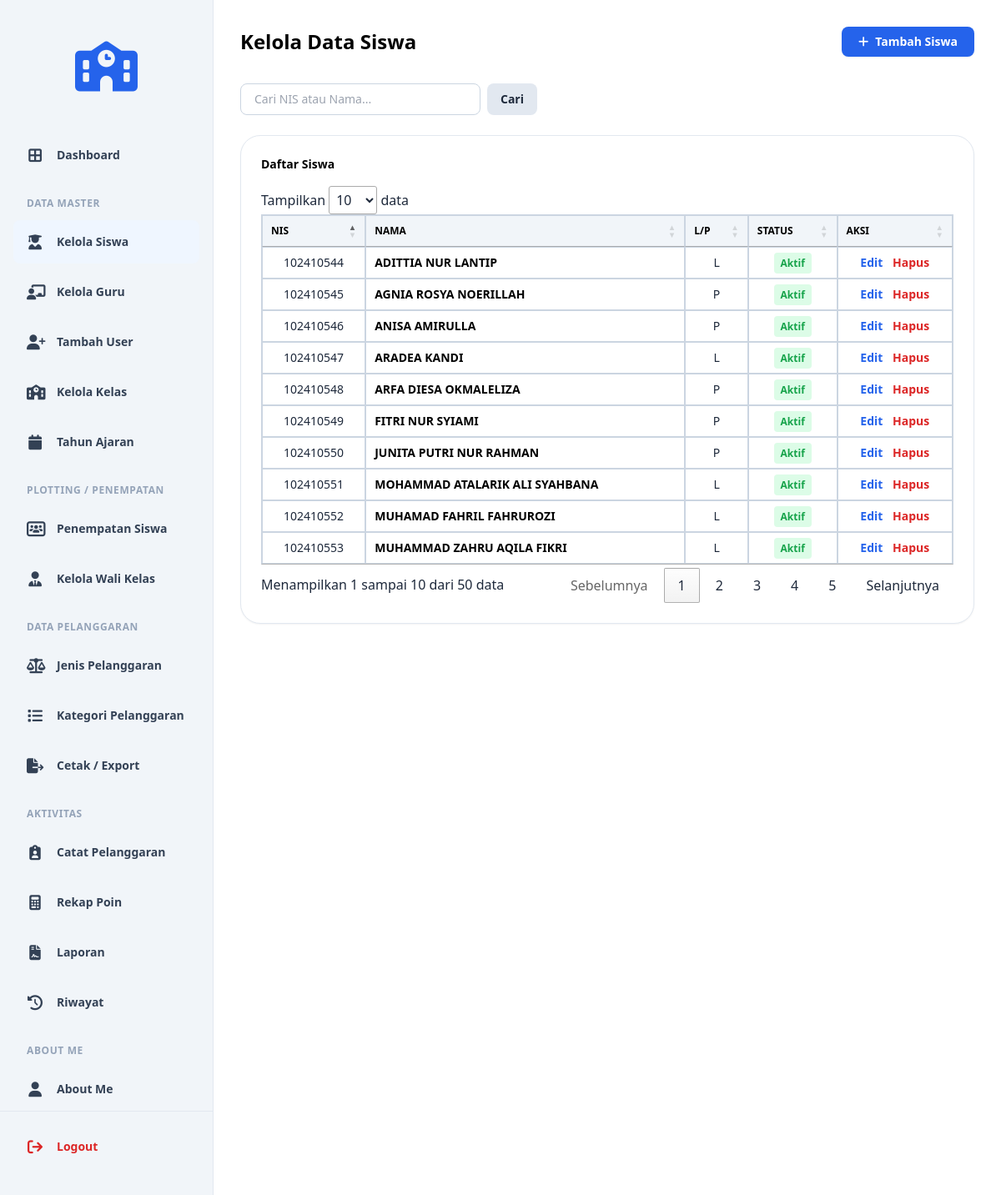
The page /kelola_siswa.php (signed in) on the database its author committed.
### tables this page shows
CREATE TABLE `t_siswa` (
  `id` int(11) NOT NULL AUTO_INCREMENT,
  `nis` varchar(20) DEFAULT NULL,
  `nisn` varchar(20) DEFAULT NULL,
  `nama` varchar(150) DEFAULT NULL,
  `jenis_kelamin` varchar(4) NOT NULL,
  `tanggal_lahir` date NOT NULL,
  `alamat` text NOT NULL,
  `status_aktif` tinyint(1) NOT NULL,
  `created_at` timestamp NOT NULL DEFAULT current_timestamp(),
  `updated_at` timestamp NOT NULL DEFAULT current_timestamp(),
  PRIMARY KEY (`id`),
  UNIQUE KEY `uq_t_siswa_nisn` (`nisn`),
  UNIQUE KEY `uq_t_siswa_nis` (`nis`)
);

### kelola_siswa.php (the view, shortened to what this page needs)
<?php
include 'config/koneksi.php';
$search = $_GET['search'] ?? '';
$where = "";
$query_data = "SELECT * FROM t_siswa $where ORDER BY id DESC";
$result = mysqli_query($koneksi, $query_data);
?>
<!DOCTYPE html>
<html lang="id">
<head>
    <?php include 'layouts/head.php'; ?>
    <link rel="stylesheet" href="https://cdn.datatables.net/1.13.6/css/jquery.dataTables.min.css">
</head>
<body class="bg-white text-slate-800 font-sans">
    <div class="flex min-h-screen">
        <?php include 'layouts/sidebar.php'; ?>
        <main class="flex-1 p-8 bg-white overflow-y-auto">
            <div class="flex justify-between items-center mb-8">
                <h1 class="text-2xl font-bold text-black">Kelola Data Siswa</h1>
                <a href="tambah_siswa.php" class="bg-blue-600 hover:bg-blue-700 text-white px-5 py-2 rounded-lg font-bold text-sm shadow-sm transition flex items-center gap-2">
                    <i class="fa-solid fa-plus"></i> Tambah Siswa
                </a>
            </div>
            <form method="GET" class="mb-6 flex gap-2">
                <input type="text" name="search" value="<?php echo htmlspecialchars($search); ?>" placeholder="Cari NIS atau Nama..." class="px-4 py-2 border border-slate-300 rounded-lg text-sm w-72 focus:outline-none focus:border-blue-600">
                <button type="submit" class="bg-slate-200 hover:bg-slate-300 text-slate-800 px-4 py-2 rounded-lg text-sm font-bold">Cari</button>
            </form>
            <div class="bg-white p-6 rounded-[1.5rem] shadow-sm border border-slate-200">
                <h3 class="text-sm font-bold text-black mb-4">Daftar Siswa</h3>
                <div class="overflow-x-auto">
                    <table id="tabelData" class="w-full border-collapse border border-slate-300">
                        <thead class="bg-slate-100">
                            <tr>
                                <th class="border border-slate-300 px-4 py-3 text-xs font-bold text-black uppercase text-center">NIS</th>
                                <th class="border border-slate-300 px-4 py-3 text-xs font-bold text-black uppercase text-left">NAMA</th>
                                <th class="border border-slate-300 px-4 py-3 text-xs font-bold text-black uppercase text-center">L/P</th>
                                <th class="border border-slate-300 px-4 py-3 text-xs font-bold text-black uppercase text-center">STATUS</th>
                                <th class="border border-slate-300 px-4 py-3 text-xs font-bold text-black uppercase text-center">AKSI</th>
                            </tr>
                        </thead>
                        <tbody>
                            <?php if ($result && mysqli_num_rows($result) > 0): ?>
                                <?php while ($data = mysqli_fetch_assoc($result)): ?>
                                    <tr class="hover:bg-slate-50">
                                        <td class="border border-slate-300 px-4 py-3 text-sm text-center"><?php echo htmlspecialchars($data['nis']); ?></td>
                                        <td class="border border-slate-300 px-4 py-3 text-sm font-bold text-black"><?php echo htmlspecialchars($data['nama']); ?></td>
                                        <td class="border border-slate-300 px-4 py-3 text-sm text-center"><?php echo $data['jenis_kelamin']; ?></td>
                                        <td class="border border-slate-300 px-4 py-3 text-sm text-center">
                                            <?php echo $data['status_aktif'] == 1 ? '<span class="text-green-600 font-bold bg-green-100 px-2 py-1 rounded text-xs">Aktif</span>' : '<span class="text-slate-500 font-bold bg-slate-100 px-2 py-1 rounded text-xs">Non-Aktif</span>'; ?>
                                        </td>
                                        <td class="border border-slate-300 px-4 py-3 text-sm text-center">
                                            <a href="edit_siswa.php?id=<?php echo $data['id']; ?>" class="text-blue-600 font-bold mr-2 hover:underline">Edit</a>
                                            <a href="kelola_siswa.php?delete_id=<?php echo $data['id']; ?>" onclick="return confirm('Hapus siswa ini?')" class="text-red-600 font-bold hover:underline">Hapus</a>
                                        </td>
                                    </tr>
                                <?php endwhile; ?>
                            <?php else: ?>
                                <tr><td colspan="5" class="border border-slate-300 px-4 py-8 text-center text-slate-500 font-bold">Belum ada data.</td></tr>
                            <?php endif; ?>
                        </tbody>
                    </table>
                </div>
            </div>
        </main>
    </div>
</body>
</html>

### rows shown on the page
t_siswa: nis "102410553", nama "MUHAMMAD ZAHRU AQILA FIKRI", jenis_kelamin "L", status_aktif "Aktif"
t_siswa: nis "102410552", nama "MUHAMAD FAHRIL FAHRUROZI", jenis_kelamin "L", status_aktif "Aktif"
t_siswa: nis "102410551", nama "MOHAMMAD ATALARIK ALI SYAHBANA", jenis_kelamin "L", status_aktif "Aktif"
t_siswa: nis "102410550", nama "JUNITA PUTRI NUR RAHMAN", jenis_kelamin "P", status_aktif "Aktif"
t_siswa: nis "102410549", nama "FITRI NUR SYIAMI", jenis_kelamin "P", status_aktif "Aktif"
t_siswa: nis "102410548", nama "ARFA DIESA OKMALELIZA", jenis_kelamin "P", status_aktif "Aktif"
t_siswa: nis "102410547", nama "ARADEA KANDI", jenis_kelamin "L", status_aktif "Aktif"
t_siswa: nis "102410546", nama "ANISA AMIRULLA", jenis_kelamin "P", status_aktif "Aktif"
t_siswa: nis "102410545", nama "AGNIA ROSYA NOERILLAH", jenis_kelamin "P", status_aktif "Aktif"
t_siswa: nis "102410544", nama "ADITTIA NUR LANTIP", jenis_kelamin "L", status_aktif "Aktif"
